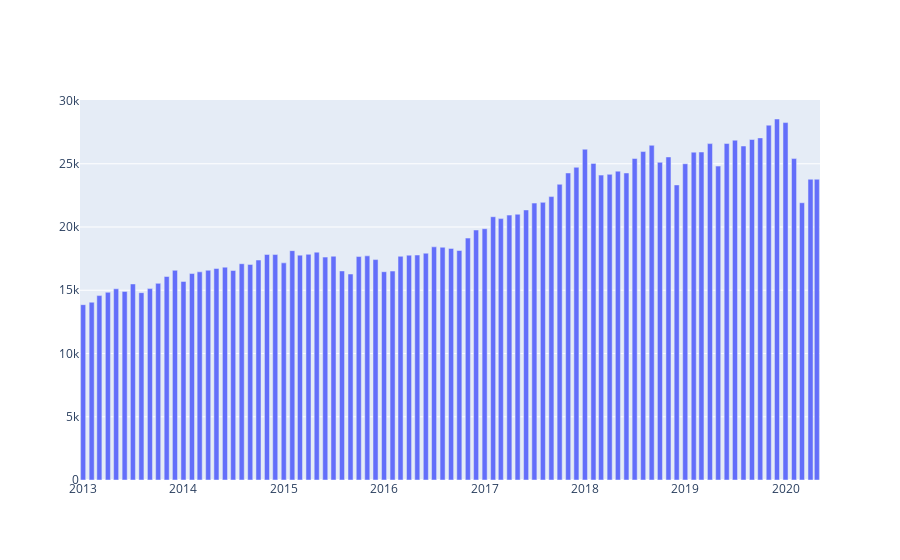

Notebook code for this chart:
### Code cell
fig = go.Figure(data=go.Bar(x=data['Date'], y=data['Adj Close']))
fig.show()
